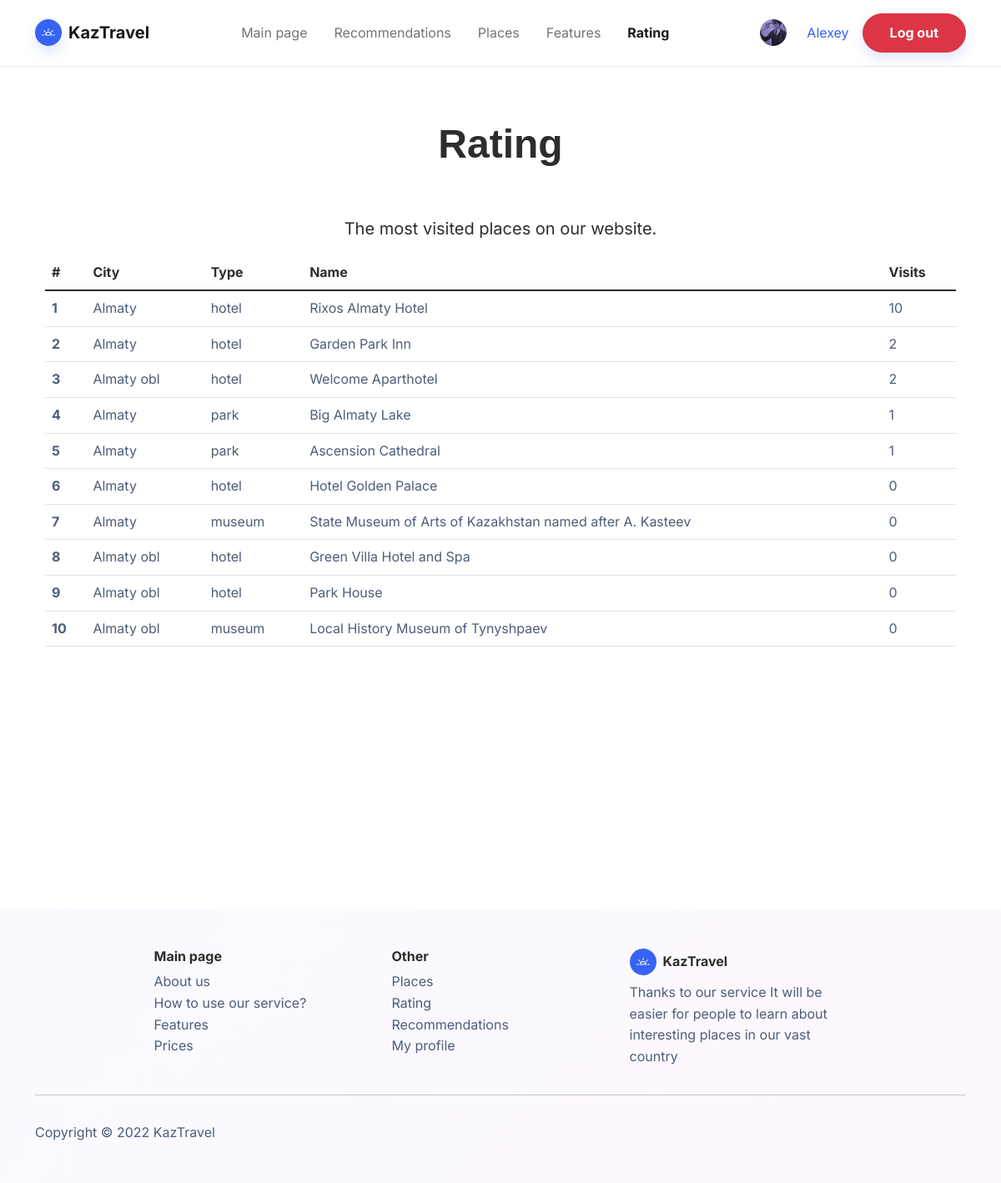
Screenshot of /rating (signed in) with the database file from the repository.
### project/models.py (models this page shows, shortened)
class Profile(models.Model):
    user = models.OneToOneField(User, on_delete=models.CASCADE)
    username = models.CharField(max_length=25, default='user')
    firstname = models.CharField(max_length=25, default='firstname', blank=False)
    lastname = models.CharField(max_length=25, default='lastname', blank=False)
    auth_token = models.CharField(max_length=100)
    is_verified = models.BooleanField(default=False)
    created_at = models.DateTimeField(auto_now_add=True)
    avatar = ImageField(verbose_name='Photo', null=True, max_length=100, upload_to='images/avatars', default='images/avatars/user.webp')

class Places(models.Model):
    name = models.TextField(verbose_name='Name:', max_length=300)
    description = models.TextField(verbose_name='Description:', max_length=1000)
    price = models.TextField(verbose_name='Price:', max_length=50)
    city = models.CharField(verbose_name='City', choices=City, max_length=40)
    type = models.CharField(verbose_name='Type', choices=Type, max_length=40)
    recommend_1 = models.BooleanField(default=False)
    recommend_2 = models.BooleanField(default=False)
    visits = models.IntegerField(default=0)
    pic = ImageField(verbose_name='Picture', null=True, blank=True, max_length=100, upload_to='images/places')
    class Meta:
        verbose_name = 'Place'
        verbose_name_plural = 'Places'

### project/views.py (the view)
# urls.py: path('rating', rating, name='rating'),
@login_required(login_url='/login/')
def rating(request):
    template = 'rating.html'
    context = {
        'list_places': Places.objects.all().order_by('-visits')[:10],
        'profile': Profile.objects.filter(username=request.user.username).first()
    }
    return render(request, template, context)

### project/templates/rating.html (shortened to what this page needs)
<!doctype html>
<html lang="en">
<head>
    {% load static %}
    <link href="https://cdn.jsdelivr.net/npm/bootstrap@5.1.3/dist/css/bootstrap.min.css" rel="stylesheet">
     <link href="{% static 'css/places.css' %}" rel="stylesheet" type="text/css">
     <link href="{% static 'css/bootstrap.min.css' %}" rel="stylesheet" type="text/css">
</head>
<body>
<nav class="navbar navbar-light navbar-expand-md fixed-top navbar-shrink py-3" id="mainNav">
    <div class="container"><a class="navbar-brand d-flex align-items-center" href="/"><span
            class="bs-icon-sm bs-icon-circle bs-icon-primary shadow d-flex justify-content-center align-items-center me-2 bs-icon"></span><span>KazTravel</span></a>
        <div class="collapse navbar-collapse" id="navcol-1">
            <ul class="navbar-nav mx-auto">
                <li class="nav-item"><a class="nav-link" href="/">Main page</a></li>
                <li class="nav-item"><a class="nav-link" href="/recommendations">Recommendations</a></li>
                <li class="nav-item"><a class="nav-link" href="/places">Places</a></li>
                <li class="nav-item"><a class="nav-link" href="/#features">Features</a></li>
                <li class="nav-item"><a class="nav-link active" href="/rating">Rating</a></li>
            </ul>
           {% if not request.user.is_authenticated%}
            <a class="btn btn-primary shadow" role="button" href="/register">Sign up</a>
            {% else %}
            <a title="My profile" href="/profile"><img style="margin-left: 15px;" src="{{MEDIA_URL}}{{ profile.avatar.url}}" alt="" width="32" height="32" class="rounded-circle me-2"></a>
            <a title="My profile" href="/profile"><span class="nav-link">{{ request.user }}</span></a>
            <a class="btn btn-danger shadow" role="button" href="/logout">Log out</a>
            {% endif %}
        </div>
    </div>
</nav>
  <section class="main-part color-b" id="about_us">
    <div style="padding-top: 6em;"></div>
    <div class="container px-4 py-5">
        <h1 class=" t-white" style="text-align: center;font-family:'Montserrat', sans-serif;font-size:3em;font-weight: bold;padding-bottom: 1em;">Rating</h1>
        <p class="w-lg-50" style="text-align: center;font-size: 20px" >The most visited places on our website.</p>
        <table class="table ">
            <thead>
    <tr>
      <th scope="col">#</th>
      <th scope="col">City</th>
      <th scope="col">Type</th>
      <th scope="col">Name</th>
      <th scope="col">Visits</th>
    </tr>
  </thead>
  <tbody>
  {% for i in list_places %}
    <tr class="table-hover">
      <th scope="row"><a class="name-hover" href="{% url 'place_detail' i.id %}">{{forloop.counter}}</a></th>
      <td><a class="name-hover" href="{% url 'place_detail' i.id %}">{{i.city}}</a></td>
      <td><a class="name-hover" href="{% url 'place_detail' i.id %}">{{i.type}}</a></td>
        <td>
            <a class="name-hover" href="{% url 'place_detail' i.id %}">{{i.name}}</a>
        </td>
      <td><a class="name-hover" href="{% url 'place_detail' i.id %}">{{i.visits}}</a></td>
    </tr>
  {% endfor %}
  </tbody>
</table>
    </div>
    <div style="padding-bottom: 250px"></div>
</section>
  <footer class="bg-primary-gradient">
    <div class="container py-4 py-lg-5">
        <div class="row justify-content-center">
            <div class="col-sm-4 col-md-3 text-center text-lg-start d-flex flex-column item">
                <h3 class="fs-6 fw-bold">Main page</h3>
                <ul class="list-unstyled">
                    <li><a href="/#about_us">About us</a></li>
                    <li><a href="/#how_to_use_our_service">How to use our service?</a></li>
                    <li><a href="/#features">Features</a></li>
                    <li><a href="/#prices">Prices</a></li>
                </ul>
            </div>
            <div class="col-sm-4 col-md-3 text-center text-lg-start d-flex flex-column item">
                <h3 class="fs-6 fw-bold">Other</h3>
                <ul class="list-unstyled">
                    <li><a href="/places">Places</a></li>
                    <li><a href="/rating">Rating</a></li>
                    <li><a href="/recommendations">Recommendations</a></li>
                    <li><a href="/profile">My profile</a></li>
                </ul>
            </div>
            <div
                    class="col-lg-3 text-center text-lg-start d-flex flex-column align-items-center order-first align-items-lg-start order-lg-last item social">
                <div class="fw-bold d-flex align-items-center mb-2"><span
                        class="bs-icon-sm bs-icon-circle bs-icon-primary d-flex justify-content-center align-items-center bs-icon me-2"></span><span>KazTravel</span></div>
                <p class="text-muted copyright">Thanks to our service It will be easier for people to learn about interesting places in our vast country<br></p>
            </div>
        </div>
        <hr>
        <div class="text-muted d-flex justify-content-between align-items-center pt-3">
            <p class="mb-0">Copyright © 2022 KazTravel</p>
        </div>
    </div>
</footer>
</body>
</html>

### rows the page displays
Profile: avatar (picture)
Places: city "Almaty", type "hotel", name "Rixos Almaty Hotel", visits "10"
Places: city "Almaty", type "hotel", name "Garden Park Inn", visits "2"
Places: city "Almaty obl", type "hotel", name "Welcome Aparthotel", visits "2"
Places: city "Almaty", type "park", name "Big Almaty Lake", visits "1"
Places: city "Almaty", type "park", name "Ascension Cathedral", visits "1"
Places: city "Almaty", type "hotel", name "Hotel Golden Palace", visits "0"
Places: city "Almaty", type "museum", name "State Museum of Arts of Kazakhstan named after A. Kasteev", visits "0"
Places: city "Almaty obl", type "hotel", name "Green Villa Hotel and Spa", visits "0"
Places: city "Almaty obl", type "hotel", name "Park House", visits "0"
Places: city "Almaty obl", type "museum", name "Local History Museum of Tynyshpaev", visits "0"

### other values shown
{{ request.user }} "Alexey"
